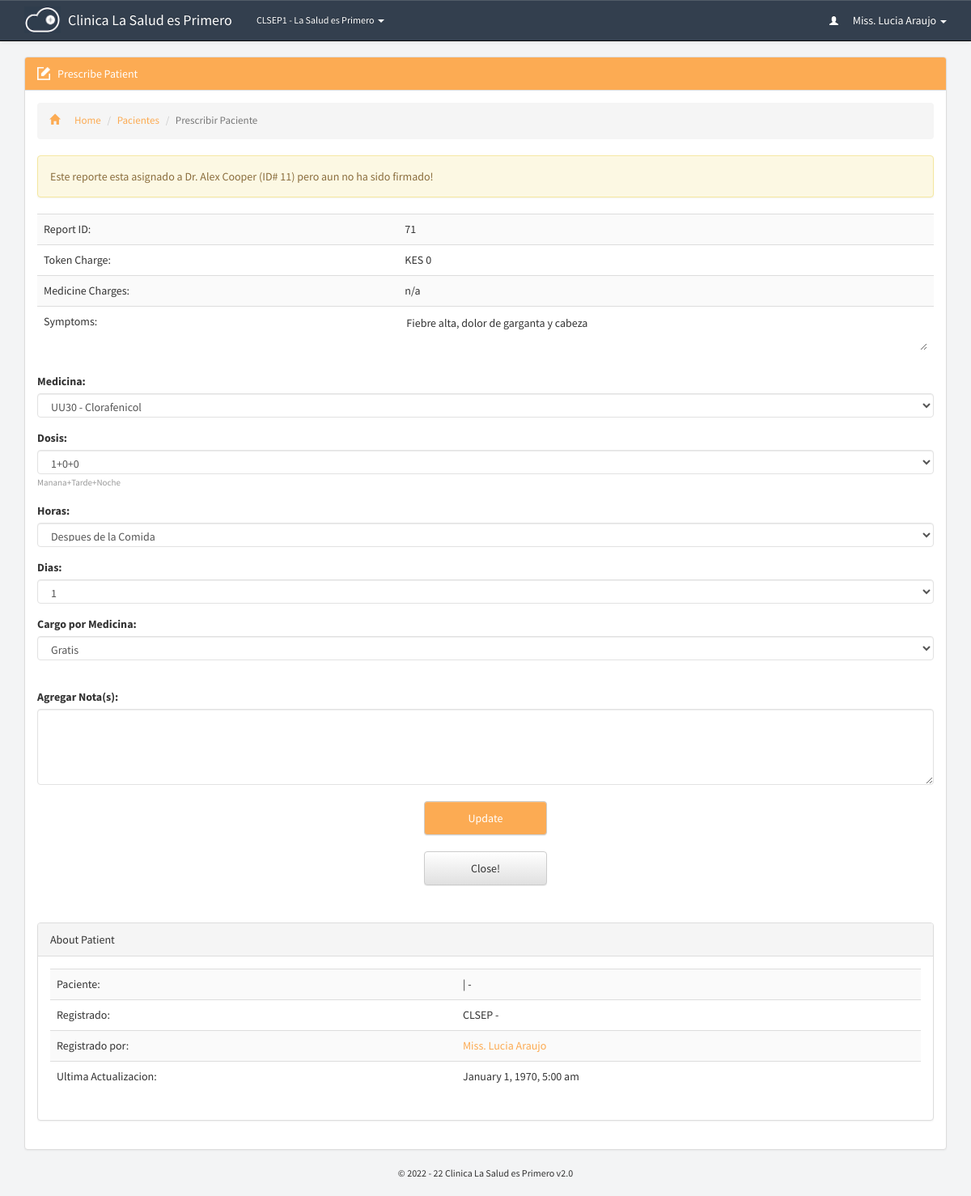
The app's page /patients/prescribe.php?id=71 (signed in) with its own data.
### tables this page shows
CREATE TABLE `p_branches_dir` (
  `id` bigint(20) NOT NULL,
  `guardian` varchar(250) NOT NULL,
  `name` varchar(250) NOT NULL,
  `address` varchar(250) NOT NULL,
  `location` varchar(250) NOT NULL,
  `contact` varchar(250) NOT NULL,
  `type` varchar(250) NOT NULL,
  `last_update` datetime NOT NULL
);

CREATE TABLE `p_global_permissions` (
  `id` varchar(250) NOT NULL DEFAULT '',
  `portal_name` varchar(250) NOT NULL,
  `version` varchar(250) NOT NULL,
  `guardian_short_name` varchar(250) NOT NULL,
  `guardian_name` varchar(250) NOT NULL,
  `register_patient` varchar(20) NOT NULL,
  `prescribe_patient` varchar(20) NOT NULL,
  `patients_directory` varchar(20) NOT NULL,
  `pending_prescriptions` varchar(20) NOT NULL,
  `add_staff` varchar(20) NOT NULL,
  `staff_directory` varchar(20) NOT NULL,
  `my_porfile` varchar(20) NOT NULL,
  `staff_profile` varchar(20) NOT NULL,
  `add_branch` varchar(20) NOT NULL,
  `branches_directory` varchar(20) NOT NULL,
  `global_settings` varchar(20) NOT NULL,
  `introduce_medicine` varchar(20) NOT NULL,
  `update_stock` varchar(20) NOT NULL,
  `consumed_stock_local` varchar(20) NOT NULL,
  `consumed_stock_global` varchar(20) NOT NULL,
  `opening_time` varchar(250) NOT NULL,
  `closing_time` varchar(250) NOT NULL,
  `during_close_time` varchar(20) NOT NULL,
  `theme` varchar(250) NOT NULL,
  `timezone` varchar(250) NOT NULL,
  `charge_mode_a` varchar(250) NOT NULL,
  `charge_mode_b` varchar(250) NOT NULL,
  `charge_mode_c` varchar(250) NOT NULL,
  `charge_mode_d` varchar(250) NOT NULL,
  `access_level_6` varchar(250) NOT NULL,
  `access_level_5` varchar(250) NOT NULL,
  `access_level_4` varchar(250) NOT NULL,
  `access_level_3` varchar(250) NOT NULL,
  `access_level_2` varchar(250) NOT NULL,
  `access_level_1` varchar(250) NOT NULL,
  `mobile_number` varchar(250) NOT NULL,
  `address` varchar(250) NOT NULL,
  `sign_level` varchar(250) NOT NULL,
  `medicine_directory` varchar(250) NOT NULL,
  `medicine_profile` varchar(250) NOT NULL,
  `patient_contact` varchar(250) NOT NULL,
  `patient_address` varchar(250) NOT NULL,
  `patient_email` varchar(250) NOT NULL,
  `edit_patient` varchar(250) NOT NULL,
  `manage_patients` varchar(250) NOT NULL,
  `auto_refresh` varchar(250) NOT NULL,
  `currency` varchar(250) NOT NULL,
  `charge_mode_a_value` int(20) NOT NULL,
  `charge_mode_b_value` int(20) NOT NULL,
  `charge_mode_c_value` int(20) NOT NULL,
  `charge_mode_d_value` int(20) NOT NULL,
  `updated_by` varchar(255) NOT NULL,
  `last_update` datetime NOT NULL,
  `recent_hours` varchar(250) NOT NULL
);

### includes/libraries.php (called while the page is built, shortened)
<?php
	include "staff.php";
	include "medicine.php";
	include "patients.php";
	include "branches.php";
function sns_header($title){
	require_once "../theme/htmlhead.php";
	require_once "../theme/header.php";
}
function sns_footer(){
	require_once "../theme/footer.php";
}
?>

### pre-includes/regular-functions.php (called while the page is built, shortened)
<?php
	$global_permission=mysqli_fetch_object(mysqli_query($con,"select * from p_global_permissions where id='1'"));
function get_global($query){
	global $con;
	$get_global=mysqli_fetch_object(mysqli_query($con,"select $query from p_global_permissions where id='1' "));
	return $get_global->$query;
}
function if_logged_in(){
	if(empty($_SESSION['id'])) {
		return false;
	}else if(empty($_SESSION['branch'])){
		return false;
	}else if(empty($_SESSION['session_id'])){
		return false;
	}else if(empty($_SESSION['access_level'])){
		return false;
	}else if(empty($_SESSION['unique_code'])){
		return false;
	}else {
		return true;
	}
}
function display_time($datetime){
	$processing = strtotime($datetime);
	$today=date("Y-m-d");
	$extract_day=(date("Y-m-d", $processing));
	if($today==$extract_day){ $output="".date("g:i a", $processing)." Today";
	}else{$output = date("F j, Y, g:i a", $processing);}
	return $output;
}
function charge_mode($mode){
	global $global_permission;
	if($mode=="a"){$charge="$global_permission->charge_mode_a";}
	else if($mode=="b"){$charge="$global_permission->charge_mode_b";}
	else if($mode=="c"){$charge="$global_permission->charge_mode_c";}
	else{$charge="$global_permission->charge_mode_d";}
	return $charge;
}
function display_permission($query,$user = NULL){
	global $con;
	if(isset($user)){
		$access_level=staff_info("access_level",$user);
	}else{
		$access_level=$_SESSION['access_level'];
	}
	$sql=mysqli_query($con,"select * from p_global_permissions")or die(mysqli_error());
	while($permission_for=mysqli_fetch_array($sql)){
	if($access_level>=$permission_for[$query]){return true;}else{return false;}
	}
}

### includes/staff.php (called while the page is built, shortened)
<?php
function staff_info($query,$id = NULL){
	global $con;
	if(!isset($id)){
		$id = $_SESSION['id'];
	}
	$call=mysqli_fetch_object(mysqli_query($con, "select * from p_staff_dir where id='$id'"));
	return $call->$query;
}
?>

### includes/branches.php (called while the page is built, shortened)
<?php
function branch_name($code){
	global $con;
	$call=mysqli_fetch_object(mysqli_query($con, "select * from p_branches_dir where id='$code'"));
	return $call->name;
}
?>

### includes/patients.php (called while the page is built, shortened)
<?php
function patient_info($query,$id){
	global $con;
	$call=mysqli_fetch_object(mysqli_query($con, "select * from p_patients_dir where id='$id'"));
	return $call->$query;
}
function report_info($query,$id){
	global $con;
	$call=mysqli_fetch_object(mysqli_query($con, "select * from p_reports where id='$id'"));
	return $call->$query;
}
?>

### pre-includes/all.php (called while the page is built, shortened)
<?php
include "db.php";
require_once "regular-functions.php";
?>

### includes/initiate.php (called while the page is built)
<?php
	require_once "../pre-includes/all.php";
	require_once "libraries.php";
?>

### patients/prescribe.php (the view, shortened to what this page needs)
<?php
	require_once "../includes/initiate.php";
	if(isset($_GET['id'])){$id=$_GET['id'];}
	$patient_id=report_info("patient",$id);
	$engaged_status=report_info("engaged_by",$id);
	$signed_status=report_info("signed_by",$id);
	sns_header('Prescribir Paciente');
?>
<div id="prescribe-patient" class="container page">
<div class="panel panel-default">
<div class="panel-heading theme-patients"><span class="inlineicon edit-mini">Prescribe Patient</span></div>
<div class="panel-body">
<ol class="breadcrumb link-patients">
  <li><a href="../dashboard"><i class="glyphicon glyphicon-home"></i>Home</a></li>
  <li><a href="../patients/">Pacientes</a></li>
  <li class="active">Prescribir Paciente</li>
</ol>
	<?php
		$get_composer_branch=staff_info("branch",report_info("composed_by",$id));
		if($engaged_status==""&&$signed_status==""){
		echo"<div class='alert alert-info' role='alert'>Este reporte ahora esta asignado a ti!</div>";
		}else if($engaged_status!=""&&$signed_status==""){
		$engaged_by=report_info("engaged_by",$id);
		$engaged_by_name= staff_info("full_name",$engaged_by);
		echo"<div class='alert alert-warning' role='alert'>Este reporte esta asignado a $engaged_by_name (ID# $engaged_by) pero aun no ha sido firmado!</div>";
		}else if($signed_status!=""){
		$signed_by_id=report_info("signed_by",$id);
		$signed_by=staff_info("full_name",$signed_by_id);
		echo"<div class='alert alert-success' role='alert'>Firmado por <a class='staff' href='../staff/profile.php?id=$signed_by_id'>$signed_by</a> (ID# $signed_by_id)!</div>";
		}else{
		echo"";
		}
	?>
    <table class="table table-striped link-patients link-patients"><tbody>
    <tr><td>Report ID:</td><td><?php echo $id;?></td></tr>
    <tr><td>Token Charge:</td><td><?php echo "$global_permission->currency"?> <?php echo charge_mode(report_info("charge",$id));?></td></tr>
    <?php if(report_info("checkout_charges",$id)!=""){  ?>
    <tr><td>Medicine Charges:</td><td><?php echo "$global_permission->currency"?> <?php echo report_info("checkout_charges",$id);?></td></tr>
    <?php }else{?>
    <tr><td>Medicine Charges:</td><td>n/a</td></tr>
    <?php } ?>
    <tr><td>Symptoms:</td><td><textarea readonly class="form-textarea"><?php echo report_info("symptoms",$id);?></textarea></td></tr>
    </tbody></table>
<form method="post" action="" enctype="multipart/form-data">
	<div class="form-group"><label>Medicina:</label><select class="form-control" name='medicine'  id='medicine' size='1' tabindex='1'>
	<?php
	$sql=mysqli_query($con, "select * from p_stock where branch='$get_composer_branch' order by code asc limit 9000")or die(mysqli_error());
	while($medicines=mysqli_fetch_array($sql)){
	?>
	<option value='<?php echo $medicines['code']?>'><?php echo $medicines['code']?> <?php if(display_permission("medicine_profile")==true){ echo '- '.medicine_by_code('name', $medicines['code']); }?></option>
	<?php }?>
    </select></div>
    <div class="form-group"><label>Dosis:</label><select class="form-control" name='doses' id='doses' size='1'>
			<option value="1+0+0">1+0+0</option>
          </select><i>Manana+Tarde+Noche</i></div>
    <div class="form-group"><label>Horas:</label><select class="form-control" name='timings' id='timings' size='1'>
			<option value="After Meal">Despues de la Comida</option>
          </select></div>
    <div class="form-group"><label>Dias:</label><select class="form-control" name='days' id='days' size='1'>
			<option value="1">1</option>
          </select></div>
    <div class="form-group"><label>Cargo por Medicina:</label><select class="form-control" name='medicine_charge' id='medicine_charge' size='1'>
			<option value="no">Gratis</option>
          </select></div>
	<div class="details-clear">&nbsp;</div>
	<div class="form-group"><label>Agregar Nota(s):</label><textarea class="form-control" name="reply" id="reply" class="inputOne" cols="9" rows="4"><?php echo report_info("reply",$id);?></textarea></div>
	<input name="submit" class="btn btn-default formbutton theme-patients sign_rep_1" name="submit" class="formbutton patient" type="submit" value="update">
</form>
    <a class="btn btn-default formbutton theme-stsaff norm sign_rep_1" href="../dashboard">Close!</a>
    <div class="panel panel-default push_low">
    <div class="panel-heading _theme-patients">About Patient</div>
    <div class="panel-body">
    <table class="table table-striped link-patients link-patients"><tbody>
    <tr><td>Paciente:</td><td> | -</td></tr>
    <tr><td>Registrado:</td><td><?php echo $global_permission->guardian_short_name; echo patient_info("branch",$patient_id);?> - <?php echo branch_name(patient_info("branch",$patient_id));?></td></tr>
    <tr><td>Registrado por:</td><td><a class="staff" href="../staff/profile.php?id=<?php echo patient_info("physician",$patient_id);?>"><?php echo staff_info("full_name",patient_info("physician",$patient_id));?></a></td></tr>
    <tr><td>Ultima Actualizacion:</td><td><?php echo display_time(patient_info("last_update",$patient_id));?></td></tr>
    </tbody></table>
	</div></div>
</div>
</div>
</div>

### theme/header.php (shortened to what this page needs)
<link rel="stylesheet" href="//netdna.bootstrapcdn.com/bootstrap/3.0.3/css/bootstrap.min.css">
<link rel="stylesheet" href="../theme/css/bootstrap.min.css">
<link rel="stylesheet" href="../theme/css/bootstrap-theme.min.css">
<link rel="stylesheet" href="../theme/css/main.css">
</head>
<body>
<?php
  if( if_logged_in() == true ):
?>
<nav class="navbar navbar-default navbar-fixed-top navbar-inverse">
  <div class="container">
    <div class="navbar-header">
      <a class="navbar-brand" href="../dashboard">
        <div class="img-brand img-responsive"><img alt="Brand" src="../theme/images/mini-inline-logo-res.png" class="img-responsive img-brand"/></div>
        <div class="text"><?php echo get_global('portal_name');?></div>
      </a>
    </div>
    <div class="collapse navbar-collapse" id="bs-example-navbar-collapse-1">
      <ul class="nav navbar-nav">
       <li class="dropdown mini">
          <a href="#" class="dropdown-toggle" data-toggle="dropdown" role="button" aria-haspopup="true" aria-expanded="false"><?php echo get_global('guardian_short_name'); echo staff_info('branch');?> - <?php echo branch_name(staff_info('branch'));?> <span class="caret"></span></a>
        </li>
      </ul>
      <ul class="nav navbar-nav navbar-right">
       <li class="dropdown">
          <a href="#" class="dropdown-toggle" data-toggle="dropdown" role="button" aria-haspopup="true" aria-expanded="false"><i class="glyphicon glyphicon-user"></i> <?php echo staff_info("full_name");?> <span class="caret"></span></a>
        </li>
      </ul>
    </div>
  </div>
</nav>
<?php endif; ?>

### theme/css/main.css (style rules this page uses)
body,html { background:#F3F4F5;font-family:'Source Sans Pro',sans-serif }
.page.container { margin-top:70px }
.alert-warning { background:#fcf8e3 }
.panel-body:before { -webkit-clip-path:polygon(0 0,100% 0,100% 56%,0 42%);clip-path:polygon(0 0,100% 0,100% 56%,0 42%);background-color:#e2e8ec!important }
.navbar-inverse { background:#333f4e!important;color:#fff }
.navbar-nav .mini { font-size:12px }
.navbar-inverse .navbar-brand,.navbar-default .navbar-brand,.navbar-inverse .navbar-nav>li>a,.navbar-default .navbar-nav>li>a { color:#fff!important }
.navbar-inverse .navbar-brand { padding-top:0 }
.navbar-inverse .img-brand { padding-top:0;margin-top:-4px;max-height:33px }
.navbar-inverse .navbar-brand .img-brand,.navbar-inverse .navbar-brand .text { display:inline-block!important }
.navbar-inverse .navbar-brand .text { padding-top:15px!important;margin-left:5px }
.navbar-nav .glyphicon { font-size:11px!important;padding-right:15px }
.push_low { margin-top:46px }
.theme-patients { background:#FCAB53!important;color:#fff!important }
.link-patients a { color:#FCAB53!important }
.breadcrumb i { padding-right:18px }
.table-striped td { line-height:21px!important }
.btn-default.theme-portal,.btn-default.theme-patients,.btn-default.theme-staff,.btn-default.theme-branches,.btn-default.theme-medicines,.btn-default.norm { text-transform:capitalize;padding:10px 35px;text-shadow:none;display:block;width:152px!important;text-align:center }
.panel-body li { list-style:none;padding:5px 0;font-size:13px;color:#333 }
.panel-default>.panel-heading { background-image:none }
form { margin-right:auto;margin-left:auto }
.form-control { border:1px solid #e2e2e2 }
.form-textarea { border:none!important;width:100%!important }
form i { font-size:11px;line-height:20px;font-style:normal;color:#999 }
form select[multiple],form select[size] { height:30px!important }
.sign_rep_1 { width:152px!important }
.table-striped>tbody>tr:nth-child(odd),.table-striped>tbody>tr:nth-child(odd)>td,.table-striped>tbody>tr:nth-child(odd)>th { background:#fafafa!important }
.edit-mini { background:url(../icons/edit-mini.png) no-repeat;padding-left:25px;background-size:16px auto }
.edit-button,.btn.btn-default.formbutton { margin:20px auto!important;text-align:center!important }

### records on screen
p_branches_dir: name "La Salud es Primero"
p_global_permissions: currency "KES", guardian_short_name "CLSEP"

### other values on screen
get_global('portal_name') "Clinica La Salud es Primero"
get_global('guardian_short_name') "CLSEP"
staff_info('branch') "1"
staff_info("full_name") "Miss. Lucia Araujo"
$engaged_by_name "Dr. Alex Cooper"
$engaged_by "11"
$id "71"
charge_mode(report_info("charge",$id)) "0"
staff_info("full_name",patient_info("physician",$patient_id)) "Miss. Lucia Araujo"
display_time(patient_info("last_update",$patient_id)) "January 1, 1970, 5:00 am"
get_global('version') "2.0"
form field medicine "UU30 - Clorafenicol"
